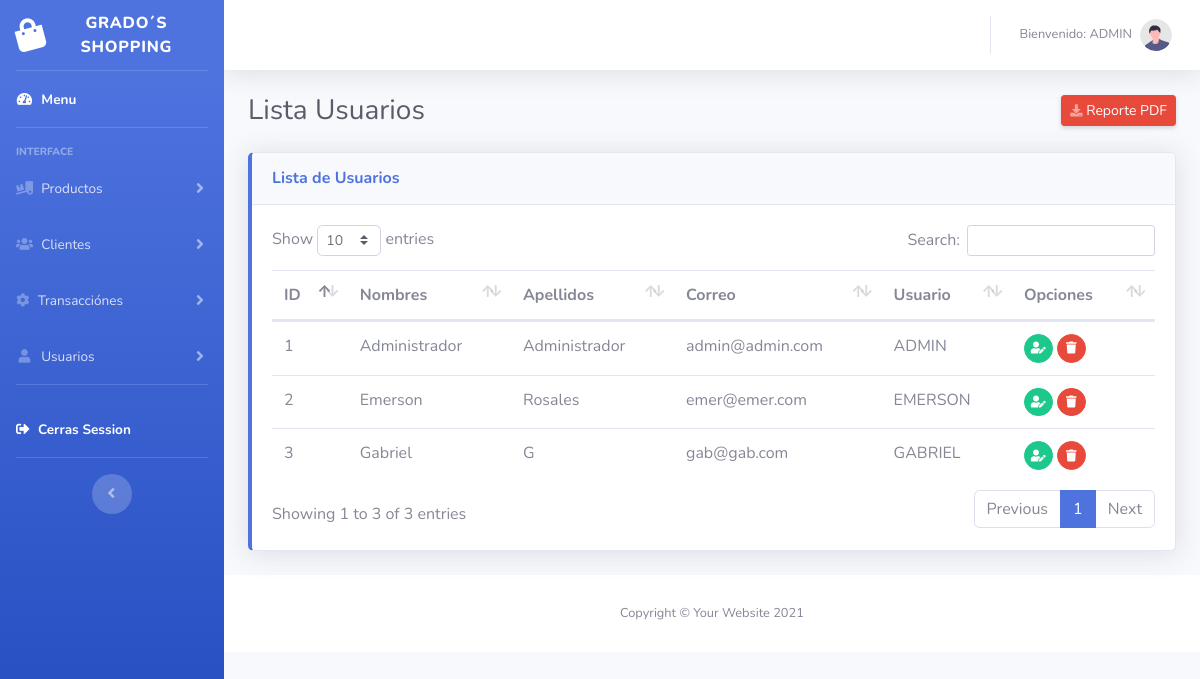
/vista/inicio.php?page=usuario (signed in), run on the app's committed database.
### tables this page shows
CREATE TABLE `tbl_usuarios`  (
  `usua_id` int(11) NOT NULL AUTO_INCREMENT COMMENT 'Identificador',
  `usua_nomb` varchar(100) NULL DEFAULT NULL COMMENT 'Nombres Del Usuario',
  `usua_apel` varchar(100) NULL DEFAULT NULL COMMENT 'Apellidos',
  `usua_mail` varchar(150) NULL DEFAULT NULL COMMENT 'correo electronico',
  `usua_login` varchar(10) NOT NULL COMMENT 'Nombre de usuario',
  `usua_clave` varchar(32) NOT NULL COMMENT 'Clave de acceso',
  `usua_estado` int(11) NOT NULL COMMENT '1 activo, 2 inactivo, 0 borrado',
  `fk_tipousua` int(11) NOT NULL COMMENT 'Foranea de tbl_tipousua',
  PRIMARY KEY (`usua_id`, `fk_tipousua`) USING BTREE,
  INDEX `fk_tipousua`(`fk_tipousua`) USING BTREE,
  INDEX `usua_id`(`usua_id`) USING BTREE,
  CONSTRAINT `tbl_usuarios_ibfk_1` FOREIGN KEY (`fk_tipousua`) REFERENCES `tbl_tipousua` (`tius_ide`) ON DELETE RESTRICT ON UPDATE RESTRICT
);

### modelo/utilidades.class.php (called while the page is built, shortened)
<?php
class Utilidades
{
	function selectUsua($tabla,$campo,$valor,$con)
	{
		$sql="SELECT * FROM $tabla WHERE $campo='$valor' ";
		$registros=$con->query($sql);
		$result=$registros;
		return $result;
	}
}
?>

### vista/usuario/listar_usuarios.php (the view, shortened to what this page needs)
<?php
$usuarios = new usuario;
$con = $usuarios->conexion();
$registros=$usuarios->selectUsua("tbl_usuarios","usua_estado",1,$con);
if ($registros)
{
?>
<div class="d-sm-flex align-items-center justify-content-between mb-4">
                        <h1 class="h3 mb-0 text-gray-800">Lista Usuarios</h1>
                                <a href="usuario/pdf_lista.php" class="d-none d-sm-inline-block btn btn-sm btn-danger shadow-sm">
                                    <i class="fas fa-download fa-sm text-white-50"></i>
                                    Reporte PDF</a>
                    </div>
<div class="card shadow mb-4 border-left-primary">
                        <div class="card-header py-3">
                            <h6 class="m-0 font-weight-bold text-primary">Lista de Usuarios</h6>
                        </div>
                        <div class="card-body">
                            <div class="table-responsive">
                                <table class="table table-hover" id="dataTable" width="100%" cellspacing="0">
                                    <thead>
                                        <tr>
                                            <th>ID</th>
                                            <th>Nombres</th>
                                            <th>Apellidos</th>
                                            <th>Correo</th>
                                            <th>Usuario</th>
                                            <th>Opciones</th>
                                        </tr>
                                    </thead>
                                    <tbody>
									<?php foreach($registros as $fila): ?>
                                        <tr>
                                            <td><?php echo $fila['usua_id']; ?></td>
                                            <td><?php echo $fila['usua_nomb']; ?></td>
                                            <td><?php echo $fila['usua_apel']; ?></td>
                                            <td><?php echo $fila['usua_mail']; ?></td>
                                            <td><?php echo $fila['usua_login']; ?></td>
                                            <td><a href="inicio.php?page=editar_usua&editval=<?php echo $fila['usua_id']; ?>" class="btn btn-success btn-circle btn-sm">
                                                <i class="fas fa-user-edit"></i></a>
                                                <a href="#" class="btn btn-danger btn-circle btn-sm" onclick="eliminarUsuarios(this,'<?php echo $fila['usua_id'];?>')">
                                                <i class="fas fa-trash"></i></a>
                                            </td>
                                        </tr>
									<?php	endforeach ?>
                                    </tbody>
                                </table>
                            </div>
                        </div>
                    </div>
<?php
}
else
{
	echo "Falló la consulta";
}
?>

### data on the page
tbl_usuarios: usua "1", usua_nomb "Administrador", usua_apel "Administrador", usua_mail "admin@admin.com", usua_login "ADMIN"
tbl_usuarios: usua "2", usua_nomb "Emerson", usua_apel "Rosales", usua_mail "emer@emer.com", usua_login "EMERSON"
tbl_usuarios: usua "3", usua_nomb "Gabriel", usua_apel "G", usua_mail "gab@gab.com", usua_login "GABRIEL"

### other printed values
$_SESSION['user'] "ADMIN"
